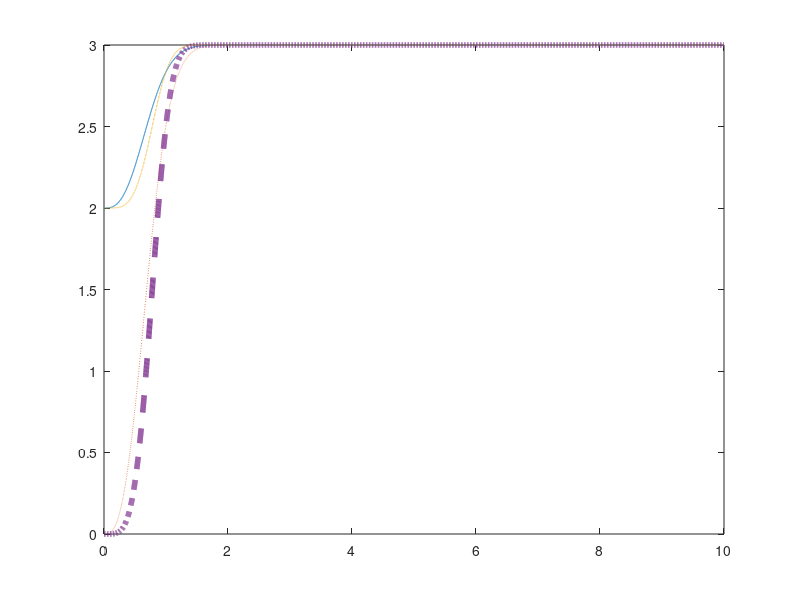
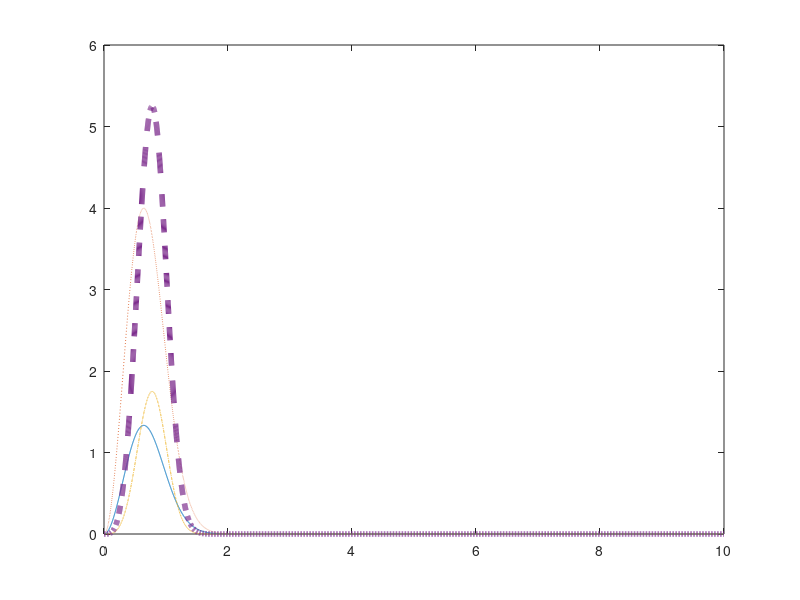

Recreate these plots in MATLAB, in order.
clear all

a=100;
b=10;
c=0.5;

x_d(1)=2.0;
y_d(1)=0.0;

x_d2(1)=0.0;
y_d2(1)=0.0;

x_d3(1)=2.0;
y_d3(1)=0.0;

x_d4(1)=0.0;
y_d4(1)=0.0;

h(1)=0.0;
l(1)=0.0;

h2(1)=0.0;
l2(1)=0.0;

h3(1)=0.0;
l3(1)=0.0;

h4(1)=0.0;
l4(1)=0.0;

dt=0.001;
T(1)=0;

g= 3;

max=2;
gamma=1;

 
for i = [1:(10/dt)]
    
    dl(i)=gamma*(-l(i)+max);
            
    dy_d(i) = max^2*b*(b/4*(g-x_d(i))- y_d(i)); 
    dx_d(i) = l(i)^2*y_d(i);
    
    dy_d2(i) = max^2*b*(b/4*(g-x_d2(i))- y_d2(i)); 
    dx_d2(i) = l(i)^2*y_d2(i);
    
    dy_d3(i) = max^4*b*(b/4*(g-x_d3(i))- y_d3(i)); 
    dx_d3(i) = l(i)^4*y_d3(i);
    
    dy_d4(i) = max^4*b*(b/4*(g-x_d4(i))- y_d4(i)); 
    dx_d4(i) = l(i)^4*y_d4(i);
    
    T(i+1) = T(i) + dt;

    x_d(i+1) = x_d(i) + dx_d(i)*dt;
    y_d(i+1) = y_d(i) + dy_d(i)*dt;
    
    x_d2(i+1) = x_d2(i) + dx_d2(i)*dt;
    y_d2(i+1) = y_d2(i) + dy_d2(i)*dt;
    
    x_d3(i+1) = x_d3(i) + dx_d3(i)*dt;
    y_d3(i+1) = y_d3(i) + dy_d3(i)*dt;
    
    x_d4(i+1) = x_d4(i) + dx_d4(i)*dt;
    y_d4(i+1) = y_d4(i) + dy_d4(i)*dt;
    
    l(i+1)=l(i)+dl(i)*dt;
       
end

dx_d(i+1)=dx_d(i);
dx_d2(i+1)=dx_d2(i);
dx_d3(i+1)=dx_d3(i);
dx_d4(i+1)=dx_d4(i);

figure(1) 
plot(T, x_d, T, x_d2, ':',T, x_d3,'-.', T, x_d4,'--', 'LineWidth', 4)

figure(2)
plot(T, dx_d, T, dx_d2, ':',T, dx_d3,'-.', T, dx_d4,'--', 'LineWidth', 4)

